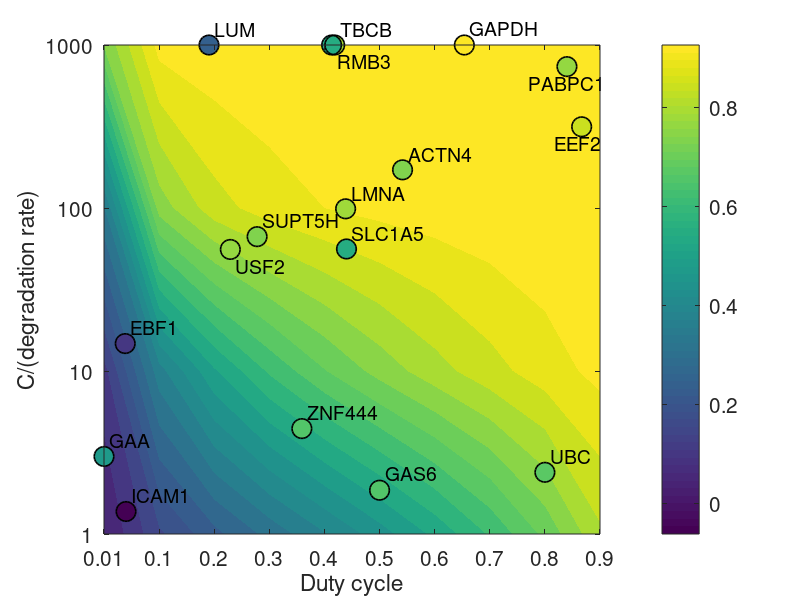

The MATLAB script that drew this image:
abund100 = load('abund100_from.01.txt');
abund100 = abund100(3:end,:);
mygenes = load('mygenes_ALLDATA_MatlabFriendly.txt');

kList = [1 10 100 1000];
tauList = [.01 .1 .2 .3 .4 .5 .6 .7 .8 .9];

figure;
[hC hC] = contourf(abund100,20);
set(hC,'LineStyle','none');
xlabel('Duty cycle','fontSize',20);
ylabel('C/(degradation rate)','fontSize',20);
set(gca,'YTick',1:numel(kList))
set(gca,'XTick',1:numel(tauList))
set(gca,'YTickLabel',kList)
set(gca,'XTickLabel',tauList,'FontSize',15)

cb = colorbar;
set(cb,'FontSize',15);

tmp = mygenes(:,2);
tmp = log10(tmp)*(4/log10(24));
kData = tmp;

tmp = mygenes(:,5);
tmp = tmp*10+1;
%tmp(tmp<1) = tmp(tmp<1)+1;
tauData = tmp;

hold on;
%scatter(mygenes(:,5)*10,mygenes(:,2)*(log10(24)/6),100,mygenes(:,6),'filled')
%scatter(mygenes(:,5)*10,mygenes(:,2)*(log10(24)/6),100,'k')

scatter(tauData,kData,200,mygenes(:,6),'filled')
scatter(tauData,kData,200,'k','LineWidth',1.2)

text(tauData(1)+.1,kData(1)+.1,'GAPDH','FontSize',14,'LineWidth',2);
text(tauData(2)-.5,kData(2)-.1,'EEF2','FontSize',14);
text(tauData(3)+.1,kData(3)+.1,'ACTN4','FontSize',14);
text(tauData(4)+.1,kData(4)+.1,'LMNA','FontSize',14);
text(tauData(5)+.1,kData(5)+.1,'TBCB','FontSize',14);
text(tauData(6)+.1,kData(6)+.1,'SUPT5H','FontSize',14);
text(tauData(7)+.1,kData(7)+.1,'ICAM1','FontSize',14);
text(tauData(8)+.1,kData(8)+.1,'ZNF444','FontSize',14);
text(tauData(9)+.1,kData(9)+.1,'SLC1A5','FontSize',14);
text(tauData(10)+.1,kData(10)-.1,'USF2','FontSize',14);
text(tauData(11)-.7,kData(11)-.1,'PABPC1','FontSize',14);
text(tauData(12)+.1,kData(12)+.1,'LUM','FontSize',14);
text(tauData(13)+.1,kData(13)+.1,'UBC','FontSize',14);
text(tauData(14)+.1,kData(14)+.1,'GAS6','FontSize',14);
text(tauData(15)+.1,kData(15)+.1,'GAA','FontSize',14);
text(tauData(16)+.1,kData(16)+.1,'EBF1','FontSize',14);
text(tauData(17)+.1,kData(17)-.1,'RMB3','FontSize',14);

%colormap('cool'); brighten(-.6)